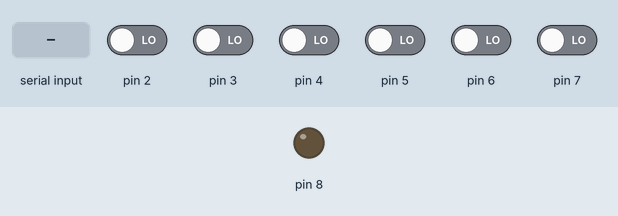
Recording of a sketch running on a simulated Arduino Uno, built with avr-gcc and run on an emulated ATmega328P. On the bench: output pins drawn as LEDs (lit = HIGH). Inputs (shaded band) come from the test bench; at power-on: pin 2–7 LOW. What the sketch prints to the serial monitor is not drawn.

Above: at 1.2 s.
1.3 s: pin 3 driven HIGH
3.5 s: pin 4 driven HIGH
5.6 s: pin 5 driven HIGH
7.7 s: pin 6 driven HIGH
10.7 s: pin 7 driven HIGH
12.9 s: "p" received over Serial
At 13.2 s:
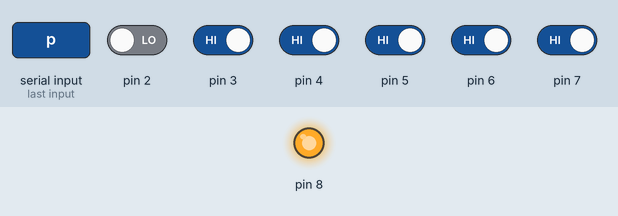
Timing chart, 0 to 15.4 s (numbered marks = the images above; inputs shaded):
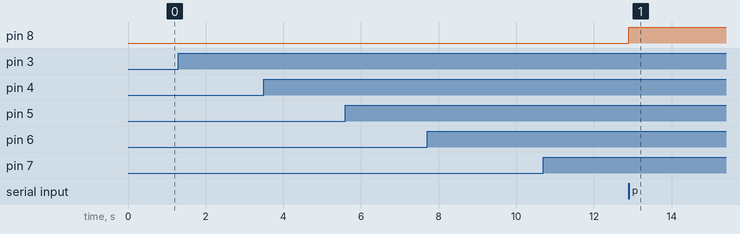

Measured:
- after the input at 1.3 s, every drawn part: stays the same
- after the input at 3.5 s, every drawn part: stays the same
- after the input at 5.6 s, every drawn part: stays the same
- after the input at 7.7 s, every drawn part: stays the same
- after the input at 10.7 s, every drawn part: stays the same
- after the input at 12.9 s, pin 8: LOW → HIGH at once

The sketch:

andrewbrobinsonkeurig.ino
```cpp
union send_t {
  struct {
   byte  isOn : 1;
   byte  isEightOzButtonPressed : 1;
   byte  isTenOzButtonPressed : 1;
   byte  isWarmedUp : 1;
   byte  isNeedWater : 1;
   byte  isReadyToBrew : 1;
  };
  byte value;
};
send_t toSend;

int outputCounter = 0;

// Counts toggles, > 3 = READY TO BREW.
int toggleCounter = 0;

// We could use outputCounter to keep track of this value,
// but breaking it out into a separate variable makes it
// a little clearer what exactly is going on.
int toggleTimeCounter = 0;

// The last value, used to determine toggle.
byte lastValue = 0;

void handleOutput() {
  // We want to catch these events no matter what, so we simply
  // AND them with every poll, that way if a button press was detected
  // at any point it's recorded.
  toSend.isEightOzButtonPressed =
    toSend.isEightOzButtonPressed | ((PIND >> 4) & 1);
  toSend.isTenOzButtonPressed =
    toSend.isTenOzButtonPressed | ((PIND >> 5) & 1);

  // We've detected a toggle.
  if(lastValue != ((PIND >> 6) & 1)) {
    // If it's been 500ms - 550ms it's probably the light blinking
    // to symbolize that brewing is ready.
    toggleCounter++;
    toggleTimeCounter = 0;
  }

  // If we've been waiting more than 600ms for a toggle let's give up.
  if(toggleTimeCounter > 600) {
     toggleCounter = 0;
  }

  lastValue = ((PIND >> 6) & 1);

  if(outputCounter % 500 == 0) {
    toSend.isOn = ((PIND >> 3) & 1) ^ 1;
    toSend.isNeedWater = ((PIND >> 7) & 1) ^ 1;
    if(toggleCounter > 3) {
      toSend.isReadyToBrew = 1;
    }

    toSend.isWarmedUp = (lastValue == 0) || toSend.isReadyToBrew || toggleCounter > 0;
    Serial.write(toSend.value);
    toSend.value = 0;
  }
  outputCounter++;
  toggleTimeCounter++;
}
unsigned int commandCounter = 0;

void handleInput() {
  // Here we handle button presses-
  // We simulate a ~200ms press asyncronously
  // to simulate user input.

  // If commandCounter == 0 we look for UART data,
  // else we block on this specific command and increment
  // up to 200 (~200ms)

  // If a lot of commands were sent at once this would
  // potentially overflow and drop some commands, but
  // I don't think that's a realistic situation.
  if(commandCounter > 0) {
    commandCounter++;
    if(commandCounter == 200) {
      // Set PORTB into high-z state, since the buttons
      // use an analog resistor network we don't want
      // stray current messing with the PIC on the coffee
      // maker
      DDRB = 0;
      // Disable internal pullup resistors
      PORTB = 0;
      // Reset commandCounter
      commandCounter = 0;
    }
  } else if(Serial.available() > 0) {
    switch(Serial.read()) {
      case 'p':
        // Press the power button (Pin
        PORTB = (1<<0);
        DDRB = (1<<0);
        commandCounter = 1;
      break;
      case 't':
        // Press the 10oz brew button (Pin 9)
        PORTB = (1<<1);
        DDRB = (1<<1);
        commandCounter = 1;
      break;
      case 'e':
        // Press the 8ox brew button (Pin 10)
        PORTB = (1<<2);
        DDRB = (1<<2);
        commandCounter = 1;
      break;
    }
  }
}
void setup() {
  Serial.begin(9600);
}

void loop() {
  handleInput();
  handleOutput();
  delay(1);
}
```
